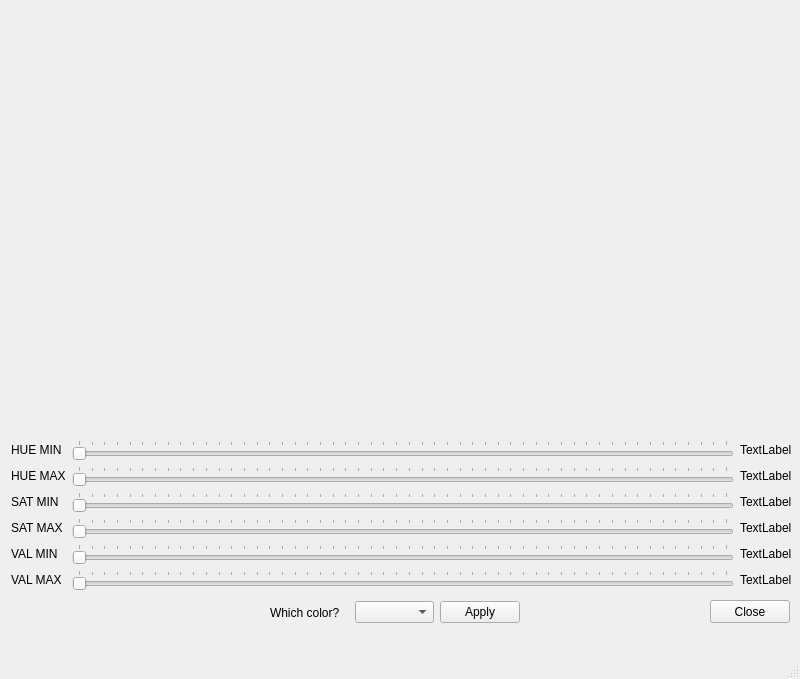
<?xml version="1.0" encoding="UTF-8"?>
<ui version="4.0">
 <class>AssistApp</class>
 <widget class="QMainWindow" name="AssistApp">
  <property name="geometry">
   <rect>
    <x>0</x>
    <y>0</y>
    <width>800</width>
    <height>679</height>
   </rect>
  </property>
  <property name="windowTitle">
   <string>MainWindow</string>
  </property>
  <widget class="QWidget" name="centralwidget">
   <widget class="QLabel" name="img">
    <property name="geometry">
     <rect>
      <x>8</x>
      <y>4</y>
      <width>781</width>
      <height>431</height>
     </rect>
    </property>
    <property name="text">
     <string/>
    </property>
    <property name="pixmap">
     <pixmap>../../rosbag/ACM-BIKE-SAMPLE/normal.png</pixmap>
    </property>
    <property name="scaledContents">
     <bool>true</bool>
    </property>
   </widget>
   <widget class="QWidget" name="layoutWidget">
    <property name="geometry">
     <rect>
      <x>11</x>
      <y>440</y>
      <width>781</width>
      <height>152</height>
     </rect>
    </property>
    <layout class="QGridLayout" name="gridLayout_2">
     <item row="0" column="0">
      <widget class="QLabel" name="label_2">
       <property name="text">
        <string>HUE MIN</string>
       </property>
      </widget>
     </item>
     <item row="0" column="1">
      <widget class="QSlider" name="hue_min">
       <property name="acceptDrops">
        <bool>true</bool>
       </property>
       <property name="autoFillBackground">
        <bool>true</bool>
       </property>
       <property name="maximum">
        <number>255</number>
       </property>
       <property name="tracking">
        <bool>true</bool>
       </property>
       <property name="orientation">
        <enum>Qt::Horizontal</enum>
       </property>
       <property name="invertedAppearance">
        <bool>false</bool>
       </property>
       <property name="invertedControls">
        <bool>false</bool>
       </property>
       <property name="tickPosition">
        <enum>QSlider::TicksAbove</enum>
       </property>
       <property name="tickInterval">
        <number>5</number>
       </property>
      </widget>
     </item>
     <item row="0" column="2">
      <widget class="QLabel" name="hue_min_d">
       <property name="text">
        <string>TextLabel</string>
       </property>
      </widget>
     </item>
     <item row="1" column="0">
      <widget class="QLabel" name="label_3">
       <property name="text">
        <string>HUE MAX</string>
       </property>
      </widget>
     </item>
     <item row="1" column="1">
      <widget class="QSlider" name="hue_max">
       <property name="acceptDrops">
        <bool>true</bool>
       </property>
       <property name="autoFillBackground">
        <bool>true</bool>
       </property>
       <property name="maximum">
        <number>255</number>
       </property>
       <property name="tracking">
        <bool>true</bool>
       </property>
       <property name="orientation">
        <enum>Qt::Horizontal</enum>
       </property>
       <property name="invertedAppearance">
        <bool>false</bool>
       </property>
       <property name="invertedControls">
        <bool>false</bool>
       </property>
       <property name="tickPosition">
        <enum>QSlider::TicksAbove</enum>
       </property>
       <property name="tickInterval">
        <number>5</number>
       </property>
      </widget>
     </item>
     <item row="1" column="2">
      <widget class="QLabel" name="hue_max_d">
       <property name="text">
        <string>TextLabel</string>
       </property>
      </widget>
     </item>
     <item row="2" column="0">
      <widget class="QLabel" name="label_4">
       <property name="text">
        <string>SAT MIN</string>
       </property>
      </widget>
     </item>
     <item row="2" column="1">
      <widget class="QSlider" name="sat_min">
       <property name="acceptDrops">
        <bool>true</bool>
       </property>
       <property name="autoFillBackground">
        <bool>true</bool>
       </property>
       <property name="maximum">
        <number>255</number>
       </property>
       <property name="tracking">
        <bool>true</bool>
       </property>
       <property name="orientation">
        <enum>Qt::Horizontal</enum>
       </property>
       <property name="invertedAppearance">
        <bool>false</bool>
       </property>
       <property name="invertedControls">
        <bool>false</bool>
       </property>
       <property name="tickPosition">
        <enum>QSlider::TicksAbove</enum>
       </property>
       <property name="tickInterval">
        <number>5</number>
       </property>
      </widget>
     </item>
     <item row="2" column="2">
      <widget class="QLabel" name="sat_min_d">
       <property name="text">
        <string>TextLabel</string>
       </property>
      </widget>
     </item>
     <item row="3" column="0">
      <widget class="QLabel" name="label_5">
       <property name="text">
        <string>SAT MAX</string>
       </property>
      </widget>
     </item>
     <item row="3" column="1">
      <widget class="QSlider" name="sat_max">
       <property name="acceptDrops">
        <bool>true</bool>
       </property>
       <property name="autoFillBackground">
        <bool>true</bool>
       </property>
       <property name="maximum">
        <number>255</number>
       </property>
       <property name="tracking">
        <bool>true</bool>
       </property>
       <property name="orientation">
        <enum>Qt::Horizontal</enum>
       </property>
       <property name="invertedAppearance">
        <bool>false</bool>
       </property>
       <property name="invertedControls">
        <bool>false</bool>
       </property>
       <property name="tickPosition">
        <enum>QSlider::TicksAbove</enum>
       </property>
       <property name="tickInterval">
        <number>5</number>
       </property>
      </widget>
     </item>
     <item row="3" column="2">
      <widget class="QLabel" name="sat_max_d">
       <property name="text">
        <string>TextLabel</string>
       </property>
      </widget>
     </item>
     <item row="4" column="0">
      <widget class="QLabel" name="label_6">
       <property name="text">
        <string>VAL MIN</string>
       </property>
      </widget>
     </item>
     <item row="4" column="1">
      <widget class="QSlider" name="val_min">
       <property name="acceptDrops">
        <bool>true</bool>
       </property>
       <property name="autoFillBackground">
        <bool>true</bool>
       </property>
       <property name="maximum">
        <number>255</number>
       </property>
       <property name="tracking">
        <bool>true</bool>
       </property>
       <property name="orientation">
        <enum>Qt::Horizontal</enum>
       </property>
       <property name="invertedAppearance">
        <bool>false</bool>
       </property>
       <property name="invertedControls">
        <bool>false</bool>
       </property>
       <property name="tickPosition">
        <enum>QSlider::TicksAbove</enum>
       </property>
       <property name="tickInterval">
        <number>5</number>
       </property>
      </widget>
     </item>
     <item row="4" column="2">
      <widget class="QLabel" name="val_min_d">
       <property name="text">
        <string>TextLabel</string>
       </property>
      </widget>
     </item>
     <item row="5" column="0">
      <widget class="QLabel" name="label_7">
       <property name="text">
        <string>VAL MAX</string>
       </property>
      </widget>
     </item>
     <item row="5" column="1">
      <widget class="QSlider" name="val_max">
       <property name="acceptDrops">
        <bool>true</bool>
       </property>
       <property name="autoFillBackground">
        <bool>true</bool>
       </property>
       <property name="maximum">
        <number>255</number>
       </property>
       <property name="tracking">
        <bool>true</bool>
       </property>
       <property name="orientation">
        <enum>Qt::Horizontal</enum>
       </property>
       <property name="invertedAppearance">
        <bool>false</bool>
       </property>
       <property name="invertedControls">
        <bool>false</bool>
       </property>
       <property name="tickPosition">
        <enum>QSlider::TicksAbove</enum>
       </property>
       <property name="tickInterval">
        <number>5</number>
       </property>
      </widget>
     </item>
     <item row="5" column="2">
      <widget class="QLabel" name="val_max_d">
       <property name="text">
        <string>TextLabel</string>
       </property>
      </widget>
     </item>
    </layout>
   </widget>
   <widget class="QPushButton" name="closeButton">
    <property name="geometry">
     <rect>
      <x>710</x>
      <y>600</y>
      <width>80</width>
      <height>23</height>
     </rect>
    </property>
    <property name="text">
     <string>Close</string>
    </property>
   </widget>
   <widget class="QWidget" name="layoutWidget">
    <property name="geometry">
     <rect>
      <x>270</x>
      <y>600</y>
      <width>250</width>
      <height>25</height>
     </rect>
    </property>
    <layout class="QHBoxLayout" name="horizontalLayout">
     <item>
      <widget class="QLabel" name="label_8">
       <property name="text">
        <string>Which color?</string>
       </property>
      </widget>
     </item>
     <item>
      <widget class="QComboBox" name="target">
       <property name="duplicatesEnabled">
        <bool>true</bool>
       </property>
      </widget>
     </item>
     <item>
      <widget class="QPushButton" name="applyButton">
       <property name="text">
        <string>Apply</string>
       </property>
      </widget>
     </item>
    </layout>
   </widget>
  </widget>
  <widget class="QMenuBar" name="menubar">
   <property name="geometry">
    <rect>
     <x>0</x>
     <y>0</y>
     <width>800</width>
     <height>20</height>
    </rect>
   </property>
  </widget>
  <widget class="QStatusBar" name="statusbar"/>
 </widget>
 <resources/>
 <connections/>
</ui>
